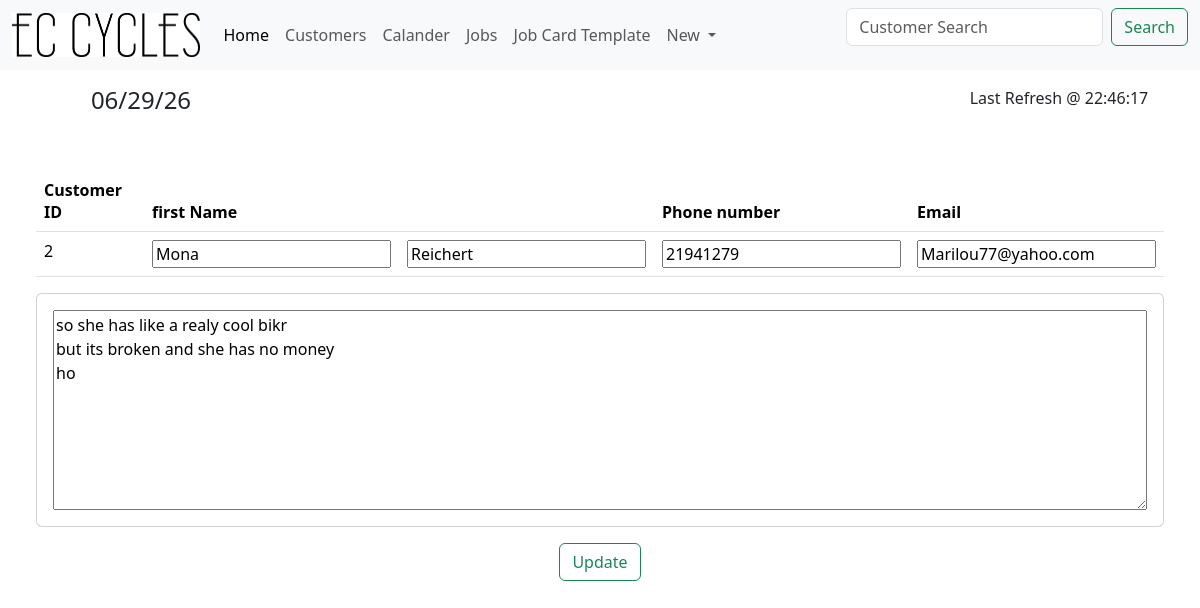
The app's page /Cust/2 with its own data.
### tables this page shows
CREATE TABLE "Customers" (
	"Cust_ID"	INTEGER NOT NULL UNIQUE,
	"CustFName"	TEXT NOT NULL,
	"CustLName"	TEXT,
	"CustAddress"	TEXT,
	"CustPNumber"	INTEGER,
	"CustEmail"	INTEGER,
	"CustDetails"	TEXT,
	PRIMARY KEY("Cust_ID" AUTOINCREMENT)
);

### app.py (the view, shortened to what this page needs)
@app.route('/Cust/<int:id>', methods=['GET', 'POST'])
def CustInfo(id):
    time = time_gen()
    conn = get_db_conn()
    CustInfo = conn.execute('SELECT * FROM Customers WHERE Cust_ID = (?)',(id,)).fetchall()
    conn.close()
    return render_template('CustInfo.html', CustInfo=CustInfo, time = time)

### app.py (called while the page is built)
def time_gen():
    time_dict = {"":""}
    day_info = datetime.datetime.now()
    date = day_info.strftime("%x")
    time = day_info.strftime("%X")
    time_dict["Date"] = date
    time_dict["Time"] = time
    return time_dict

def get_db_conn():
    conn = sqlite3.connect('JobCards.db')
    conn.row_factory = sqlite3.Row
    return conn

### Templates/CustInfo.html (shortened to what this page needs)
{% extends 'base.html' %}
{% block head %}
<form class="d-flex" role="search" action="{{ url_for('CustSearch')}}" method="get">
    <input class="form-control me-2" type="search" placeholder="Customer Search" name="search" aria-label="Search"/>
    <button class="btn btn-outline-success" type="submit">Search</button>
  </form>
{% endblock %}
{% block content %}
<div class="p-5">
    <table class="table">
        <thead>
        <tr>
            <th scope="col">Customer ID</th>
            <th scope="col">first Name</th>
            <th scope="col"></th>
            <th scope="col">Phone number</th>
            <th scope="col">Email</th>
        </tr>
        </thead>
        <form method="post">
            <tbody>
                {% for CustInfo in CustInfo %}
                <tr>
                    <td>{{ CustInfo.Cust_ID }}</td>
                        <td><input type="text" name="CustFName" value="{{ CustInfo.CustFName }}"></td>
                        <td><input type="text" name="CustLName" value="{{ CustInfo.CustLName }}"></td>
                        <td><input type="text" name="CustPNumber" value="{{ CustInfo.CustPNumber }}"></td>
                        <td><input type="text" name="CustEmail" value="{{ CustInfo.CustEmail }}"></td>
                </tr>
                {% endfor %}
            </tbody>
    </table>
        <div class="card ">
            {% for Customer in CustInfo %}
            <div class="card-body">
              <textarea name="CustDetails" style="height: 200px;"class="col-12 col-md-12 col-lg-12">{{Customer.CustDetails}}</textarea>
            </div>
            {% endfor %}
        </div>
        <div class="text-center">
            <button class="btn btn-outline-success m-3" type="submit">Update</button>
        </div>
</div>
{% endblock %}

### records on screen
Customers: Cust_ID "2", CustFName "Mona", CustLName "Reichert", CustPNumber "21941279", CustEmail "Marilou77@yahoo.com", CustDetails "so she has like a realy cool bikr but its broken and she has no money ho"

### other values on screen
{{ time["Date"] }} "06/29/26"
{{ time["Time"] }} "22:46:17"
